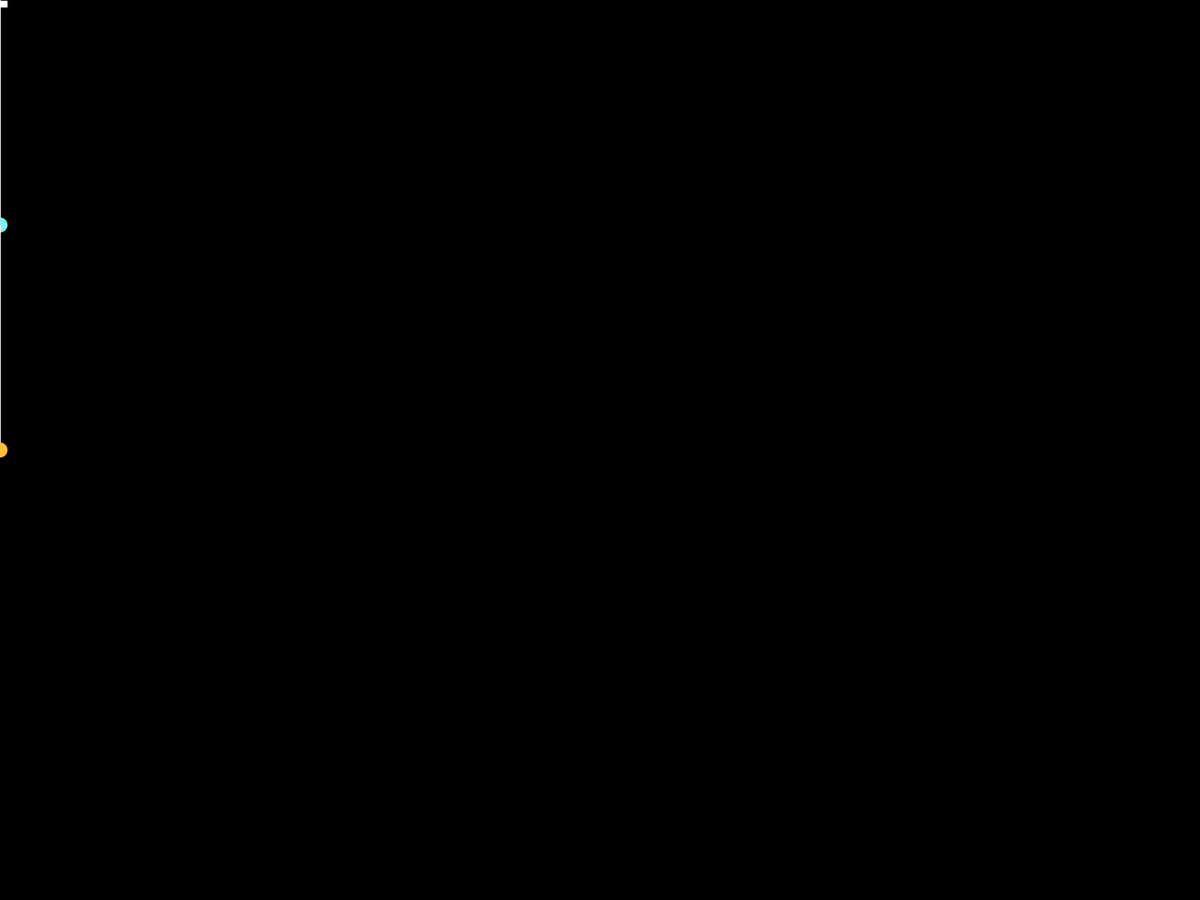
Frame 1 (no input)
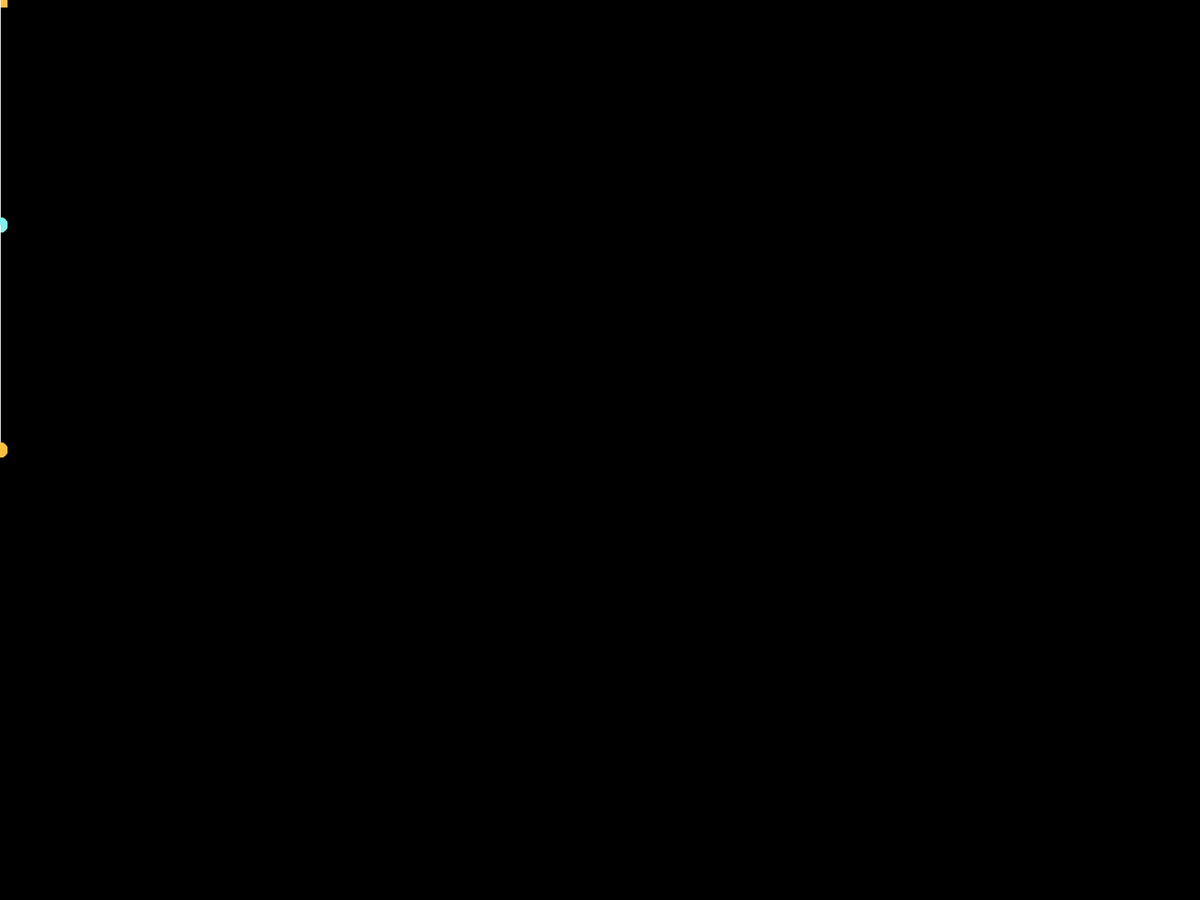
Frame 60 (the mouse pressed at the canvas centre just before this capture)
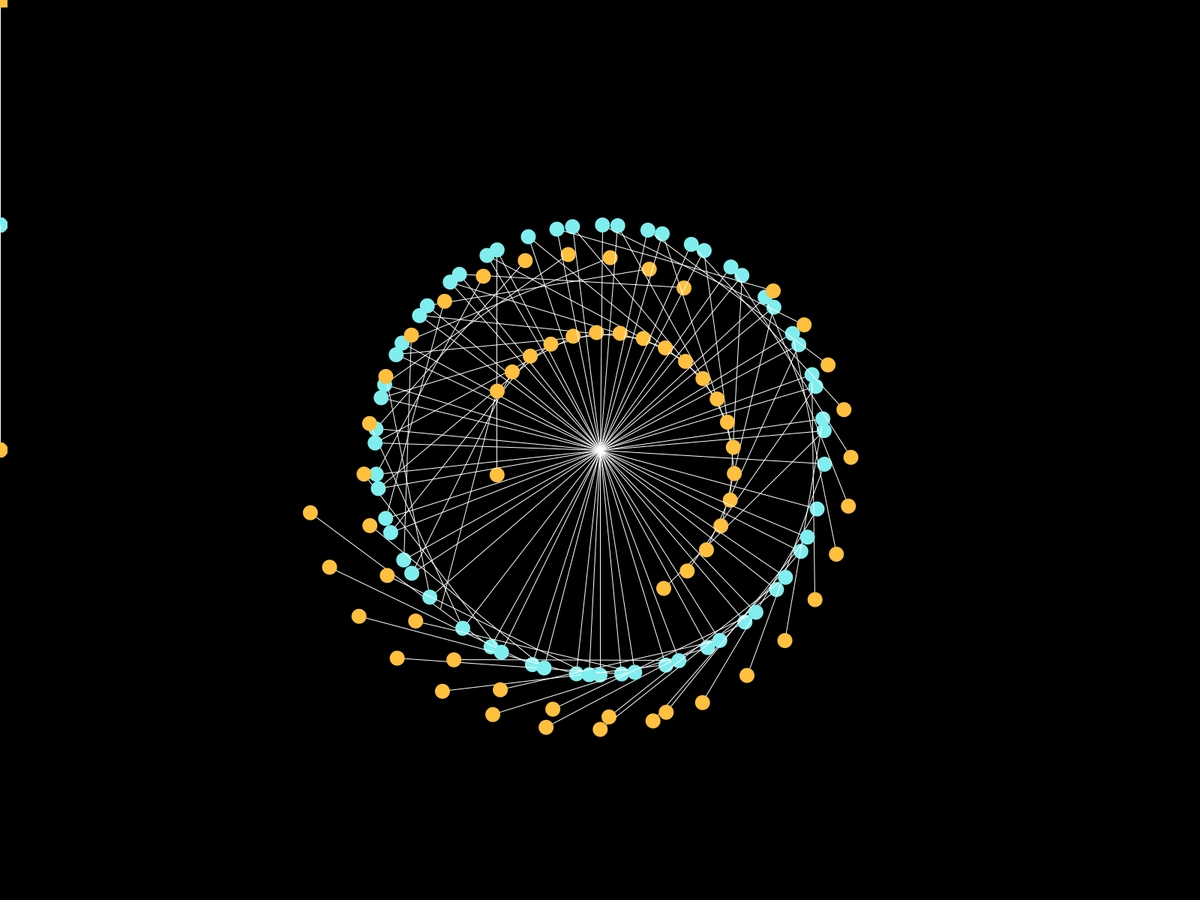
Frame 120 (the mouse held since frame 60 and released just before this capture)

The Processing sketch that drew these frames (run headless with seeded random() and noise(); from frame 60 on, the mouse is pressed at the canvas centre):

// Processing sketch: pendulum
// ── pendulum.pde
final float fps = 50;
final boolean mouseControl = true;

class Link {
  float mass = 20, radius = 10;
  float angle = 0, angleVel = 0, angleAccel = 0;
  //float x = 0, y = 0;
  float anchorX = 0, anchorY = 0, anchorVelX = 0, anchorVelY = 0, anchorAccelX = 0, anchorAccelY = 0;
  Link connectedLink = null;

  Link(float _mass, float _radius, Link _connectedLink) {
    mass = _mass;
    radius = _radius;
    connectedLink = _connectedLink;
  }

  Link() {
  }
}

int numLinks = 2;
float friction = 0.1;
float gravityAccel = 1;
float linkMass = 20;
float linkRadius = 50;
Link[] links = new Link[numLinks];
Link anchorLink = new Link();

void setup() {
  //size(1000, 800);
  fullScreen();
  background(0);
  frameRate(fps);
  linkRadius = height / (numLinks + 2);
  links[0] = new Link(linkMass, linkRadius, null);
  for (int i = 1; i < numLinks; i++) {
    links[i] = new Link(linkMass, linkRadius, links[i - 1]);
  }
}

float anchorAngle = 0;
float gravityAngle = 0;
void draw() {
  clear();

  rect(0, 0, 10, 10);

  //gravityAccel = cos(gravityAngle);
  //gravityAngle += 0.01;

  float newAnchorX, newAnchorY, newAnchorVelX, newAnchorVelY;
  for (int i = 0; i < numLinks; i++) {
    Link l = links[i];
    
    if (l.connectedLink == null) { // first link
      if (mouseControl) {
        newAnchorX = mouseX;
        newAnchorY = mouseY;
      } else {    
        //if (anchorAngle < PI) {
        anchorAngle = (anchorAngle + 0.02) % TWO_PI;
        //}
        newAnchorX = 100 + 0.5 * (width - 200) * (1 - sin(anchorAngle));
        newAnchorY = height / 10;
      }
    } else {
      newAnchorX = l.connectedLink.anchorX + l.connectedLink.radius * sin(l.connectedLink.angle);
      newAnchorY = l.connectedLink.anchorY + l.connectedLink.radius * cos(l.connectedLink.angle);
    }
      
    newAnchorVelX = newAnchorX - l.anchorX;
    newAnchorVelY = newAnchorY - l.anchorY;
    
    l.anchorAccelX = newAnchorVelX - l.anchorVelX;
    l.anchorAccelY = newAnchorVelY - l.anchorVelY;
    l.anchorVelX = newAnchorVelX;
    l.anchorVelY = newAnchorVelY;
    l.anchorX = newAnchorX;
    l.anchorY = newAnchorY;

    //float xVel = l.anchorX - l.prevAnchorX;
    //float yVel = l.anchorY - l.prevAnchorY;

    //l.angleAccel = gravityAccel * -sin(l.angle); // gravity
    //l.angleAccel /= fps;

    //l.angleVel += l.angleAccel;
    //if (xVel != 0) {
    //  l.angleVel += (xVel > 0 ? -0.1 : 0.1) * atan(abs(xVel) / l.radius) * abs(cos(l.angle)); // x movement
    //}
    //if (yVel != 0) {
    //  l.angleVel += (yVel > 0 ? -0.1 : 0.1) * atan(abs(yVel) / l.radius) * abs(sin(l.angle)); // y movement
    //}
    //l.angleVel *= 1 - friction;

    float angle = l.angle;
    float radius = l.radius;

    l.angleAccel = 0;
    l.angleAccel -= cos(angle) * l.anchorAccelX;
    l.angleAccel += sin(angle) * l.anchorAccelY;
    l.angleAccel -= l.angleVel * 10 / l.mass / radius;
    l.angleAccel -= sin(angle) * gravityAccel;
    l.angleAccel /= radius;

    l.angleVel += l.angleAccel;
    l.angle += l.angleVel;

    float x = l.anchorX + radius * sin(angle);
    float y = l.anchorY + radius * cos(angle);
    float fraction = float(i) / float(numLinks);
    stroke(255);
    noFill();
    //ellipse(x, y, l.mass, l.mass);
    line(l.anchorX, l.anchorY, x, y);
    noStroke();
    fill(128 * (1 + sin(PI * fraction)), 128 * (1 + sin(PI * (0.333 + fraction))), 128 * (1 + sin(PI * (0.667 + fraction))));    
    ellipse(x, y, l.mass, l.mass);
  }
}

void mouseClicked() {
  anchorAngle = 0;
}
